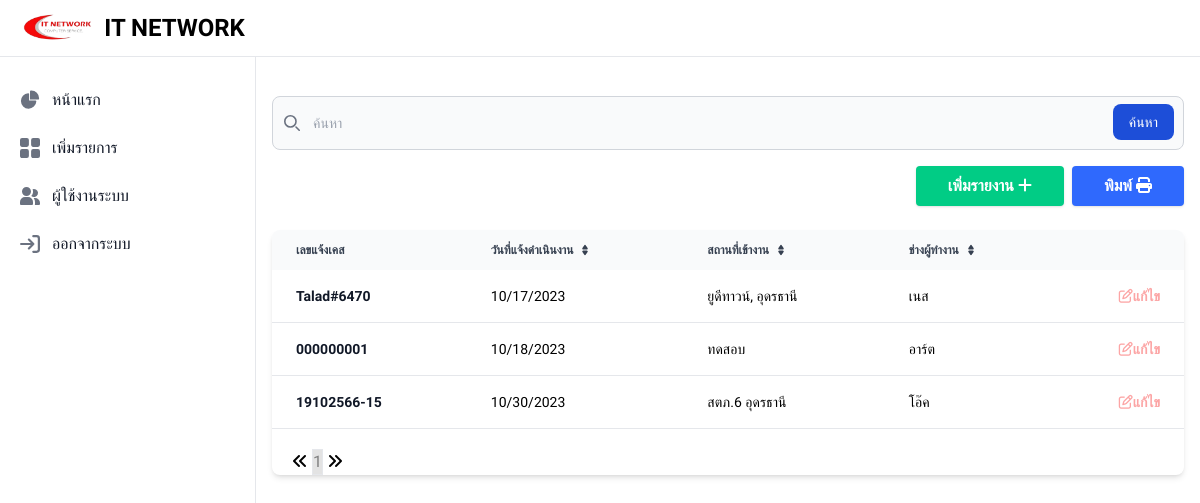
The page / on the database its author committed.
### tables this page shows
CREATE TABLE `mains` (
  `LOGS_ID` int(11) NOT NULL,
  `LOGS_DATE` varchar(255) DEFAULT NULL,
  `LOGS_CASE_NUMBER` text,
  `LOGS_CASE_CONTACT` varchar(255) NOT NULL,
  `LOGS_LOCATION` varchar(128) DEFAULT NULL,
  `LOGS_RANGE_TIME` varchar(255) DEFAULT NULL,
  `LOGS_PHONE` varchar(255) NOT NULL,
  `LOGS_TECHNICIANS` varchar(255) DEFAULT NULL
);

### index.php (the view, shortened to what this page needs)
<link href="https://cdnjs.cloudflare.com/ajax/libs/flowbite/2.0.0/flowbite.min.css" rel="stylesheet" />
<?php
require_once 'DB/db.php';
include './Asset/Header.php';
include './Asset/SideNav.php';
?>
<div class="p-4 sm:ml-64 mt-20">
    <form action="" method="post">
        <div class="relative">
            <div class="absolute inset-y-0 left-0 flex items-center pl-3 pointer-events-none">
            </div>
            <input type="search" id="default-search"
                class="block w-full p-4 pl-10 text-sm text-black border border-gray-300 rounded-lg bg-gray-50 focus:ring-blue-500 focus:border-blue-500 dark:bg-white dark:border-gray-600 dark:placeholder-gray-400 dark:text-black dark:focus:ring-blue-500 dark:focus:border-blue-500"
                placeholder="ค้นหา" required>
            <button type="submit"
                class="text-white absolute right-2.5 bottom-2.5 bg-blue-700 hover:bg-blue-800 focus:ring-4 focus:outline-none focus:ring-blue-300 font-medium rounded-lg text-sm px-4 py-2 dark:bg-blue-600 dark:hover:bg-blue-700 dark:focus:ring-blue-800">ค้นหา</button>
        </div>
    </form>
    <div class="w-full   items-center">
        <div class="w-full gap-2 flex justify-end max-[767px]:justify-center     ">
            <form method="POST" class="" id="">
                <a type="button" href="./InsertData.php" style="display: inline-block;"
                    class="shadow bg-[#01cc85] focus:shadow-outline hover:bg-blue-500 focus:outline-none text-white font-bold py-2 px-8 rounded">เพิ่มรายงาน
                    <i class="fa-solid fa-plus"></i></a>
            </form>
            <form>
                <a type="button" href="./pdf/logs-print.php" name="submit" style="display: inline-block;"
                    class="shadow bg-[#2f69fd] focus:shadow-outline hover-bg-blue-500 focus:outline-none text-white font-bold py-2 px-8 rounded"
                    type="button">พิมพ์ <i class="fas fa-print"></i></a>
            </form>
        </div>
    </div>
    <div class="relative overflow-x-auto shadow-md sm:rounded-lg mt-2">
        <table class="w-full text-sm text-left text-gray-500 dark:text-gray-400">
            <thead class="text-xs text-gray-700 uppercase bg-gray-50 dark:bg-gray-700 dark:text-gray-400">
                <tr>
                    <th scope="col" class="px-6 py-3">
                        เลขแจ้งเคส
                    </th>
                    <th scope="col" class="px-6 py-3">
                        <div class="flex items-center">
                            วันที่แจ้งดำเนินงาน
                            <a href="#"></a>
                        </div>
                    </th>
                    <th scope="col" class="px-6 py-3">
                        <div class="flex items-center">
                            สถานที่เข้างาน
                            <a href="#"></a>
                        </div>
                    </th>
                    <th scope="col" class="px-6 py-3">
                        <div class="flex items-center">
                            ช่างผู้ทำงาน
                            <a href="#"></a>
                        </div>
                    </th>
                    <th scope="col" class="px-6 py-3">
                    </th>
                </tr>
            </thead>
            <tbody>
                <?php
                        $perpage = 5;
                        if (isset($_GET['page'])) {
                            $page = $_GET['page'];
                        } else {
                            $page = 1;
                        }
                        $start = ($page - 1) * $perpage;
                        $sql = "SELECT * from mains ORDER BY LOGS_DATE ASC limit {$start} , {$perpage} ";
                        $query = $db->query($sql);
                    while($row = mysqli_fetch_assoc($query)):
                ?>
                <tr class="bg-white border-b dark:bg-white dark:border-gray-200">
                    <th scope="row" class="px-6 py-4 font-bold text-gray-900 whitespace-nowrap dark:text-black">
                        <?php echo $row['LOGS_CASE_NUMBER'];?>
                    </th>
                    <td class="px-6 py-4 text-black">
                        <?php echo $row['LOGS_DATE'];?>
                    </td>
                    <td class="px-6 py-4 text-black">
                        <?php echo $row['LOGS_LOCATION'];?>
                    </td>
                    <td class="px-6 py-4 text-black">
                        <?php echo $row['LOGS_TECHNICIANS'];?>
                    </td>
                    <td class="px-6 py-4 text-right">
                        <button type="submit" data-modal-target="authentication-modal"
                            data-modal-toggle="authentication-modal"
                            data-case-number="<?php echo $row['LOGS_CASE_NUMBER']; ?>"
                            data-case-location="<?php echo $row['LOGS_LOCATION']; ?>"
                            data-case-date="<?php echo $row['LOGS_DATE']; ?>"
                            data-case-technician="<?php echo $row['LOGS_TECHNICIANS']; ?>"
                            data-case-contact="<?php echo $row['LOGS_CASE_CONTACT']; ?>"
                            data-case-phone="<?php echo $row['LOGS_PHONE']; ?>"
                            data-case-range="<?php echo $row['LOGS_RANGE_TIME']; ?>"
                            class="font-bold text-blue-600 text-red-300  hover:underline"
                            style="text-decoration:none;">
                            <i class="fa-regular fa-pen-to-square text-red-300"></i>แก้ไข
                        </button>
    </div>
</div>
</td>
</tr>
<?php
                endwhile; ?>
<?php
            $sql2 = "SELECT * from mains ";
            $query2 = $db->query($sql2);
            $total_record = mysqli_num_rows($query2);
            $total_page = ceil($total_record / $perpage);
            $total_pages = 1;
            ?>
<div class="mt-5 px-5 ">
    <a href="index.php?page=<?php echo $total_pages; ?>" aria-label="Next">
        <span aria-hidden="true" style="font-size:16px;"><i class="fa-solid fa-angles-left"></i></span>
    </a>
    <?php for ($i = 1; $i <= $total_page; $i++) { ?>
    <a href="index.php?page=<?php echo $i; ?>"><button class="btn btn-ghost border bordered"
            style="background-color:#E3E3E3;color:gray;"><?php echo $i; ?></button></a>
    <?php } ?>
    <a href="index.php?page=<?php echo $total_page; ?>" aria-label="Next">
        <span aria-hidden="true" style="font-size:16px;"><i class="fa-solid fa-angles-right"></i></span>
    </a>
</div>

### Asset/Header.php (shortened to what this page needs)
<!doctype html  >
<html >
<head>
    <script src="https://cdn.tailwindcss.com"></script>
</head>
<body>
</body>
</html>

### Asset/SideNav.php (shortened to what this page needs)
<nav class="fixed top-0 z-50 w-full bg-white border-b border-gray-200 dark:bg-gray-800 dark:border-gray-700">
  <div class="px-3 py-3 lg:px-5 lg:pl-3">
    <div class="flex items-center justify-between">
      <div class="flex items-center justify-start">
        <a href="Index.php" class="flex ml-2 md:mr-24">
          <img src="Asset/Img/logo.png" class="h-8 mr-3" alt="FlowBite Logo" />
          <span class="self-center text-xl font-semibold sm:text-2xl whitespace-nowrap dark:text-white">IT NETWORK</span>
        </a>
      </div>
    </div>
  </div>
</nav>
<aside id="logo-sidebar" class="fixed top-0 left-0 z-40 w-64 h-screen pt-20 transition-transform -translate-x-full bg-white border-r border-gray-200 sm:translate-x-0 dark:bg-gray-800 dark:border-gray-700" aria-label="Sidebar">
   <div class="h-full px-3 pb-4 overflow-y-auto bg-white dark:bg-gray-800">
      <ul class="space-y-2 font-medium">
         <li>
            <a href="Index.php" class="flex items-center p-2 text-gray-900 rounded-lg dark:text-white hover:bg-gray-100 dark:hover:bg-gray-700 group">
               <span class="ml-3">หน้าแรก</span>
            </a>
         </li>
         <li>
            <a href="InsertData.php" class="flex items-center p-2 text-gray-900 rounded-lg dark:text-white hover:bg-gray-100 dark:hover:bg-gray-700 group">
               <span class="flex-1 ml-3 whitespace-nowrap">เพิ่มรายการ</span>
            </a>
         </li>
         <li>
            <a href="User.php" class="flex items-center p-2 text-gray-900 rounded-lg dark:text-white hover:bg-gray-100 dark:hover:bg-gray-700 group">
               <span class="flex-1 ml-3 whitespace-nowrap">ผู้ใช้งานระบบ</span>
            </a>
         </li>
         <li>
            <a href="App/Logout.php" class="flex items-center p-2 text-gray-900 rounded-lg dark:text-white hover:bg-gray-100 dark:hover:bg-gray-700 group">
               <span class="flex-1 ml-3 whitespace-nowrap">ออกจากระบบ</span>
            </a>
         </li>
      </ul>
   </div>
</aside>

### Asset/Header.php (style rules this page uses)
* { font-family: 'Prompt', sans-serif; }

### rows shown on the page
mains: LOGS_CASE_NUMBER "Talad#6470", LOGS_DATE "10/17/2023", LOGS_LOCATION "ยูดีทาวน์, อุดรธานี", LOGS_TECHNICIANS "เนส"
mains: LOGS_CASE_NUMBER "000000001", LOGS_DATE "10/18/2023", LOGS_LOCATION "ทดสอบ", LOGS_TECHNICIANS "อาร์ต"
mains: LOGS_CASE_NUMBER "19102566-15", LOGS_DATE "10/30/2023", LOGS_LOCATION "สตภ.6 อุดรธานี", LOGS_TECHNICIANS "โอ๊ค"
